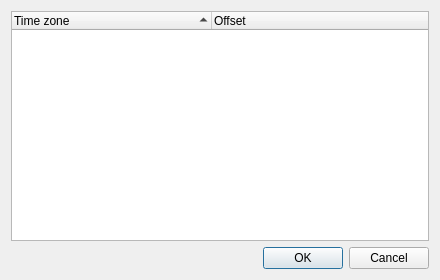
<?xml version="1.0" encoding="UTF-8"?>
<ui version="4.0">
 <class>LxQtWorldClockConfigurationTimeZones</class>
 <widget class="QDialog" name="LxQtWorldClockConfigurationTimeZones">
  <property name="geometry">
   <rect>
    <x>0</x>
    <y>0</y>
    <width>440</width>
    <height>280</height>
   </rect>
  </property>
  <property name="windowTitle">
   <string>World Clock Time Zones</string>
  </property>
  <layout class="QVBoxLayout" name="verticalLayout_3">
   <item>
    <widget class="QTreeWidget" name="timeZonesTW">
     <property name="editTriggers">
      <set>QAbstractItemView::NoEditTriggers</set>
     </property>
     <property name="alternatingRowColors">
      <bool>true</bool>
     </property>
     <property name="sortingEnabled">
      <bool>true</bool>
     </property>
     <property name="columnCount">
      <number>2</number>
     </property>
     <attribute name="headerDefaultSectionSize">
      <number>200</number>
     </attribute>
     <column>
      <property name="text">
       <string>Time zone</string>
      </property>
     </column>
     <column>
      <property name="text">
       <string>Offset</string>
      </property>
     </column>
    </widget>
   </item>
   <item>
    <widget class="QDialogButtonBox" name="buttons">
     <property name="standardButtons">
      <set>QDialogButtonBox::Cancel|QDialogButtonBox::Ok</set>
     </property>
    </widget>
   </item>
  </layout>
 </widget>
 <tabstops>
  <tabstop>buttons</tabstop>
 </tabstops>
 <resources/>
 <connections>
  <connection>
   <sender>buttons</sender>
   <signal>accepted()</signal>
   <receiver>LxQtWorldClockConfigurationTimeZones</receiver>
   <slot>accept()</slot>
   <hints>
    <hint type="sourcelabel">
     <x>86</x>
     <y>244</y>
    </hint>
    <hint type="destinationlabel">
     <x>97</x>
     <y>253</y>
    </hint>
   </hints>
  </connection>
  <connection>
   <sender>buttons</sender>
   <signal>rejected()</signal>
   <receiver>LxQtWorldClockConfigurationTimeZones</receiver>
   <slot>reject()</slot>
   <hints>
    <hint type="sourcelabel">
     <x>67</x>
     <y>244</y>
    </hint>
    <hint type="destinationlabel">
     <x>62</x>
     <y>253</y>
    </hint>
   </hints>
  </connection>
 </connections>
 <slots>
  <signal>maximumNetSpeedChanged(QString)</signal>
  <slot>on_typeCOB_currentIndexChanged(int)</slot>
  <slot>on_sourceCOB_currentIndexChanged(int)</slot>
  <slot>on_maximumHS_valueChanged(int)</slot>
  <slot>saveSettings()</slot>
 </slots>
</ui>
